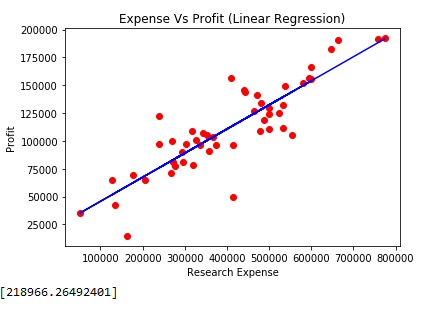

Source code (Python):

# Importing the libraries
import numpy as np
import matplotlib.pyplot as plt
import pandas as pd

# Importing the dataset
dataset = pd.read_csv('50_Startups.csv')
a = dataset.iloc[:, 0:1].values
b = dataset.iloc[:, 1:2].values
c = dataset.iloc[:, 2:3].values
X=a+b+c
y = dataset.iloc[:, 4].values



# Fitting Linear Regression to the dataset
from sklearn.linear_model import LinearRegression
lin_reg = LinearRegression()
lin_reg.fit(X, y)

# Visualising the Linear Regression results
plt.scatter(X, y, color = 'red')
plt.plot(X, lin_reg.predict(X), color = 'blue')
plt.title('Expense Vs Profit (Linear Regression)')
plt.xlabel('Research Expense')
plt.ylabel('Profit')
plt.show()


# Predicting a new result with Linear Regression
s=lin_reg.predict([[900000]])
print(s)
